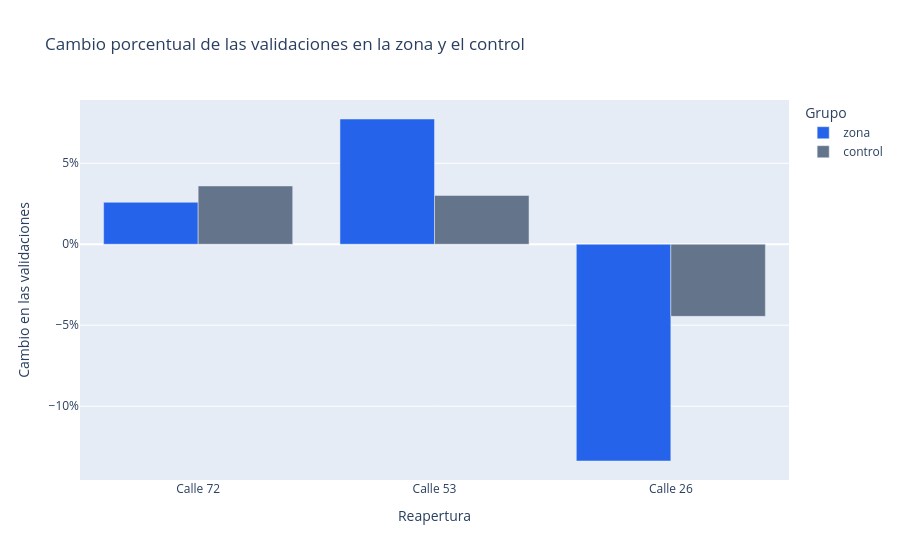

The code cell stored with this chart in its notebook:
### Code cell
colores_grupos = {"zona": "#2563EB", "control": "#64748B"}

datos_comparacion = comparacion_control.assign(
    evento=comparacion_control["evento"].map(nombres_eventos)
)

fig_comparacion = px.bar(
    datos_comparacion,
    x="evento",
    y="cambio_pct",
    color="grupo",
    barmode="group",
    category_orders={"evento": orden_eventos, "grupo": ["zona", "control"]},
    color_discrete_map=colores_grupos,
    hover_data={"antes": ":,.0f", "despues": ":,.0f", "cambio_pct": ":.2f"},
    labels={
        "evento": "Reapertura",
        "grupo": "Grupo",
        "cambio_pct": "Cambio en las validaciones",
        "antes": "Promedio diario antes",
        "despues": "Promedio diario después",
    },
    title="Cambio porcentual de las validaciones en la zona y el control",
)
fig_comparacion.update_yaxes(ticksuffix="%")
fig_comparacion.show()

### Figure 1 — Plotly figure (JSON) as saved in the notebook; plotly's stock layout.template omitted (floating-point values rounded to 4 significant figures)
{"data": [{"alignmentgroup": "True", "customdata": [[89520.0, 91840.0], [89250.0, 96150.0], [66020.0, 57180.0]], "hovertemplate": "Grupo=zona<br>Reapertura=%{x}<br>Cambio en las validaciones=%{y:.2f}<br>Promedio diario antes=%{customdata[0]:,.0f}<br>Promedio diario después=%{customdata[1]:,.0f}<extra></extra>", "legendgroup": "zona", "marker": {"color": "#2563EB", "pattern": {"shape": ""}}, "name": "zona", "offsetgroup": "zona", "orientation": "v", "showlegend": true, "textposition": "auto", "type": "bar", "x": ["Calle 72", "Calle 53", "Calle 26"], "xaxis": "x", "y": [2.593, 7.732, -13.38], "yaxis": "y"}, {"alignmentgroup": "True", "customdata": [[299000.0, 309700.0], [327300.0, 337200.0], [292000.0, 279000.0]], "hovertemplate": "Grupo=control<br>Reapertura=%{x}<br>Cambio en las validaciones=%{y:.2f}<br>Promedio diario antes=%{customdata[0]:,.0f}<br>Promedio diario después=%{customdata[1]:,.0f}<extra></extra>", "legendgroup": "control", "marker": {"color": "#64748B", "pattern": {"shape": ""}}, "name": "control", "offsetgroup": "control", "orientation": "v", "showlegend": true, "textposition": "auto", "type": "bar", "x": ["Calle 72", "Calle 53", "Calle 26"], "xaxis": "x", "y": [3.598, 3.012, -4.454], "yaxis": "y"}], "layout": {"barmode": "group", "legend": {"title": {"text": "Grupo"}, "tracegroupgap": 0}, "title": {"text": "Cambio porcentual de las validaciones en la zona y el control"}, "xaxis": {"anchor": "y", "categoryarray": ["Calle 72", "Calle 53", "Calle 26"], "categoryorder": "array", "domain": [0, 1], "title": {"text": "Reapertura"}}, "yaxis": {"anchor": "x", "domain": [0, 1], "ticksuffix": "%", "title": {"text": "Cambio en las validaciones"}}}}
